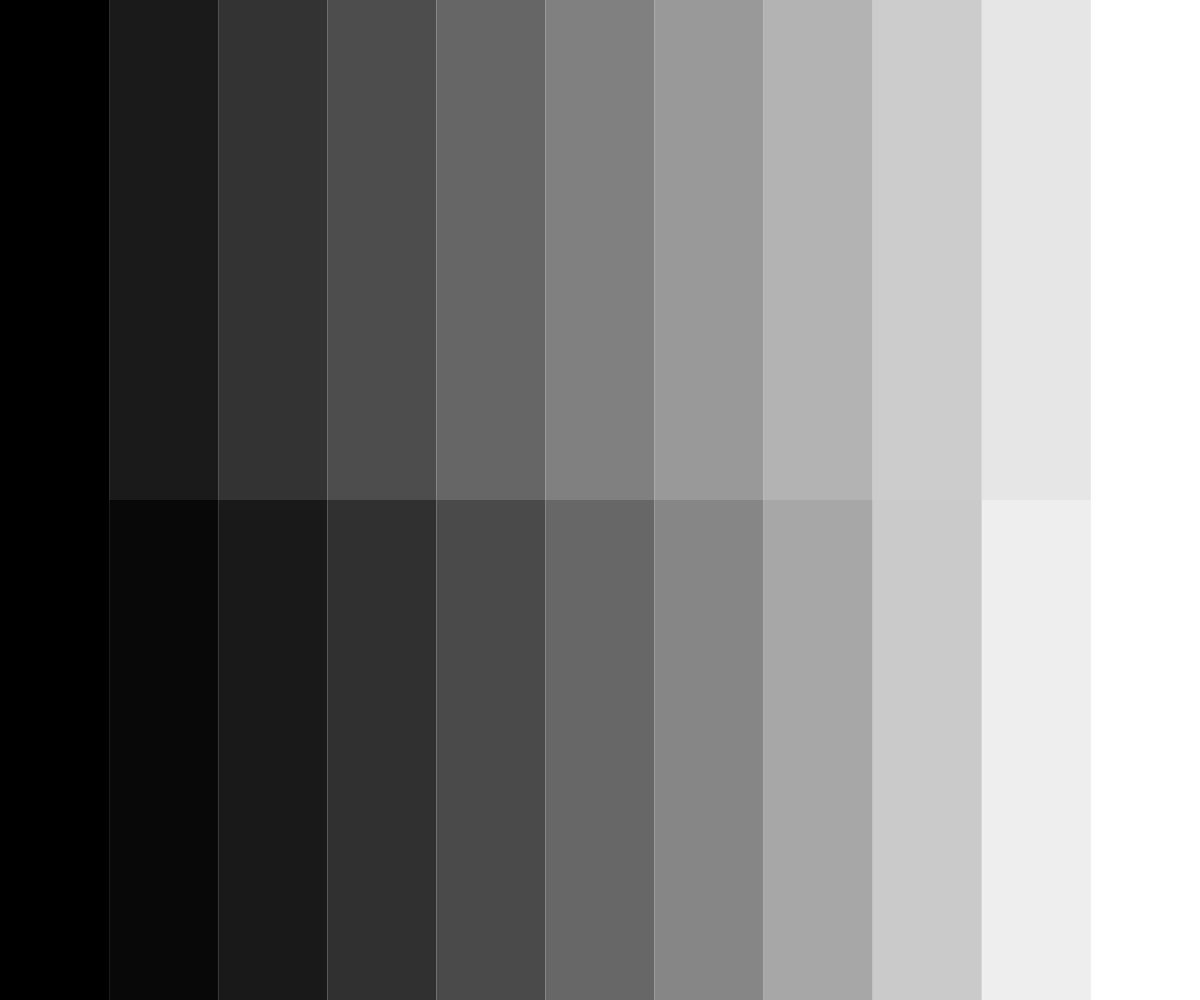
Frame 1 (no input)
Frame 60 (no input): identical to frame 1, image omitted
Frame 120 (the mouse pressed at the canvas centre since frame 60): identical to frame 1, image omitted

The p5.js sketch that drew this single still picture (run headless with seeded random() and noise() and a simulated clock; from frame 60 on, the mouse is pressed at the canvas centre):

// p5.js sketch
// ── sketch.js
// lin versus log
// Which gradient is more even?
// Where are there unnatural jumps?
// Is either one perfect?

let numSwatches = 11;

function setup() {
  createCanvas(windowWidth, windowHeight);
  colorMode(HSB, 360, 100, 100);
  noStroke();
}

function draw() {
  background(220);
  
  // Draw 10 swatches
  let swWidth = width/numSwatches;
  for (let sw = 0; sw < numSwatches; sw++) {
    // Calculate brightness linearly
    // Each swatch is 10% brighter
    let b = sw*10;
    // Calculate x-position of swatch
    let x = sw * swWidth;
    // Draw the swatch
    fill(0, 0, b);
    rect(x, 0, swWidth, height/2);
  }
  
  // Draw 10 swatches
  for (let sw = 0; sw < numSwatches; sw++) {    
    // Calculate brightness with log()
    let b = sw*log(sw + 1)*4.5;
    // WHY 4.5 ?
    // Calculate x-position of swatch
    let x = sw * swWidth;
    // Draw the swatch
    fill(0, 0, b);
    rect(x, height/2, swWidth, height);
  }
}

//https://editor.p5js.org/icm4.0/sketches/odxgnNuYs
